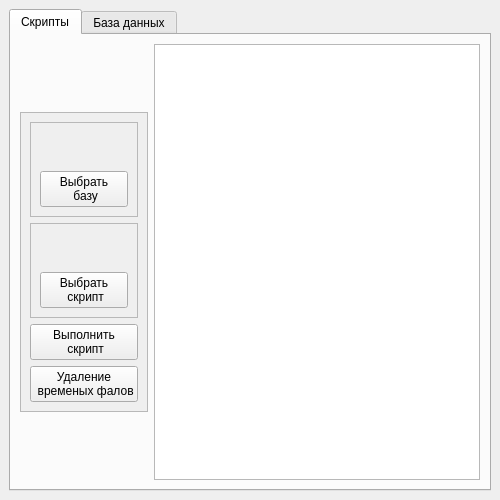
<?xml version="1.0" encoding="UTF-8"?>
<ui version="4.0">
 <class>MainWindow</class>
 <widget class="QMainWindow" name="MainWindow">
  <property name="geometry">
   <rect>
    <x>0</x>
    <y>0</y>
    <width>500</width>
    <height>500</height>
   </rect>
  </property>
  <property name="maximumSize">
   <size>
    <width>16777215</width>
    <height>16777215</height>
   </size>
  </property>
  <property name="windowTitle">
   <string>Sql_sqripts</string>
  </property>
  <widget class="QWidget" name="centralwidget">
   <layout class="QVBoxLayout" name="verticalLayout_4">
    <item>
     <widget class="QTabWidget" name="tabWidget">
      <property name="enabled">
       <bool>true</bool>
      </property>
      <property name="tabPosition">
       <enum>QTabWidget::North</enum>
      </property>
      <property name="currentIndex">
       <number>0</number>
      </property>
      <widget class="QWidget" name="tab">
       <attribute name="title">
        <string>Скрипты</string>
       </attribute>
       <layout class="QHBoxLayout" name="horizontalLayout">
        <item>
         <widget class="QFrame" name="frame_3">
          <property name="maximumSize">
           <size>
            <width>130</width>
            <height>300</height>
           </size>
          </property>
          <property name="autoFillBackground">
           <bool>true</bool>
          </property>
          <property name="frameShape">
           <enum>QFrame::StyledPanel</enum>
          </property>
          <property name="frameShadow">
           <enum>QFrame::Raised</enum>
          </property>
          <layout class="QVBoxLayout" name="verticalLayout">
           <item>
            <widget class="QFrame" name="frame">
             <property name="autoFillBackground">
              <bool>true</bool>
             </property>
             <property name="frameShape">
              <enum>QFrame::StyledPanel</enum>
             </property>
             <property name="frameShadow">
              <enum>QFrame::Raised</enum>
             </property>
             <layout class="QVBoxLayout" name="verticalLayout_2">
              <item>
               <widget class="QLabel" name="label">
                <property name="text">
                 <string/>
                </property>
                <property name="scaledContents">
                 <bool>true</bool>
                </property>
                <property name="wordWrap">
                 <bool>true</bool>
                </property>
               </widget>
              </item>
              <item>
               <widget class="QPushButton" name="pushButton_2">
                <property name="text">
                 <string>Выбрать
 базу</string>
                </property>
               </widget>
              </item>
             </layout>
            </widget>
           </item>
           <item>
            <widget class="QFrame" name="frame_2">
             <property name="autoFillBackground">
              <bool>true</bool>
             </property>
             <property name="frameShape">
              <enum>QFrame::StyledPanel</enum>
             </property>
             <property name="frameShadow">
              <enum>QFrame::Raised</enum>
             </property>
             <layout class="QVBoxLayout" name="verticalLayout_3">
              <item>
               <widget class="QLabel" name="label_2">
                <property name="text">
                 <string/>
                </property>
                <property name="scaledContents">
                 <bool>true</bool>
                </property>
                <property name="wordWrap">
                 <bool>true</bool>
                </property>
               </widget>
              </item>
              <item>
               <widget class="QPushButton" name="pushButton_3">
                <property name="text">
                 <string>Выбрать
 скрипт</string>
                </property>
               </widget>
              </item>
             </layout>
            </widget>
           </item>
           <item>
            <widget class="QPushButton" name="pushButton">
             <property name="text">
              <string>Выполнить
 скрипт</string>
             </property>
            </widget>
           </item>
           <item>
            <widget class="QPushButton" name="pushButton_4">
             <property name="text">
              <string>Удаление 
 временых фалов</string>
             </property>
            </widget>
           </item>
          </layout>
         </widget>
        </item>
        <item>
         <widget class="QPlainTextEdit" name="plainTextEdit">
          <property name="autoFillBackground">
           <bool>true</bool>
          </property>
          <property name="undoRedoEnabled">
           <bool>false</bool>
          </property>
          <property name="plainText">
           <string/>
          </property>
         </widget>
        </item>
       </layout>
      </widget>
      <widget class="QWidget" name="tab_2">
       <attribute name="title">
        <string>База данных</string>
       </attribute>
       <layout class="QVBoxLayout" name="verticalLayout_5">
        <item>
         <widget class="QComboBox" name="comboBox"/>
        </item>
        <item>
         <widget class="QTableView" name="tableView"/>
        </item>
       </layout>
      </widget>
     </widget>
    </item>
   </layout>
  </widget>
 </widget>
 <resources/>
 <connections/>
</ui>
